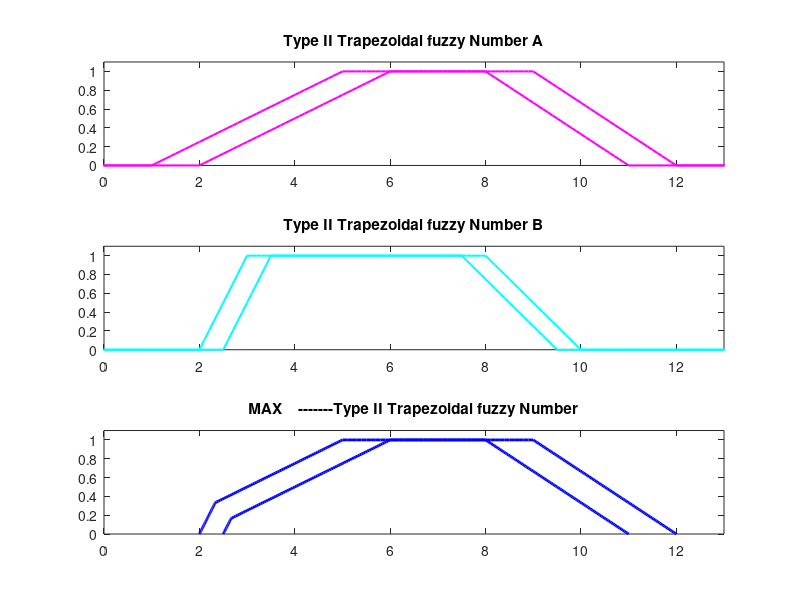

The MATLAB source for this figure:
clear
clc
%  Shahab Sotudian--94125091
% Trapezoidal Number Operations
% Type_II fuzzy Trapezoidal  Number A
a1L=1;
a2L=5;
a3L=9;
a4L=12;

a1U=2;
a2U=6;
a3U=8;
a4U=11;
% Type_II fuzzy Trapezoidal Number B
b1L=2;
b2L=3;
b3L=8;
b4L=10;

b1U=2.5;
b2U=3.5;
b3U=7.5;
b4U=9.5;

alfa=0;
y=[];
l = -5:0.1:15;
% alfa cut
AL=[((a2L-a1L)*alfa+a1L),(-(a4L-a3L)*alfa+a4L)];
BL=[((b2L-b1L)*alfa+b1L),(-(b4L-b3L)*alfa+b4L)];

AU=[((a2U-a1U)*alfa+a1U),(-(a4U-a3U)*alfa+a4U)];
BU=[((b2U-b1U)*alfa+b1U),(-(b4U-b3U)*alfa+b4U)];

% MAX    
for i=1:1:101
    alfa=(i-1)/100;
   y(i)=alfa;
s1L(i)=max(((a2L-a1L)*alfa+a1L),((b2L-b1L)*alfa+b1L));
s2L(i)=max((-(a4L-a3L)*alfa+a4L),(-(b4L-b3L)*alfa+b4L));

s1U(i)=max(((a2U-a1U)*alfa+a1U),((b2U-b1U)*alfa+b1U));
s2U(i)=max((-(a4U-a3U)*alfa+a4U),(-(b4U-b3U)*alfa+b4U));

end



       subplot(311)
h1=trapmf(l,[1 5 9 12]);
plot(l,h1,'m','linewidth',1.5)
hold on
h2=trapmf(l,[2 6 8 11]);
plot(l,h2,'m','linewidth',1.5)
title('Type II Trapezoidal fuzzy Number A')
axis([0,13,0,1.1])

       subplot(312)
h3=trapmf(l,[2,3,8,10]);
plot(l,h3,'c','linewidth',1.5)
hold on
h4=trapmf(l,[2.5,3.5,7.5,9.5]);
plot(l,h4,'c','linewidth',1.5)
title('Type II Trapezoidal fuzzy Number B')
axis([0,13,0,1.1])

      subplot(313)
plot(s1L,y,'b','linewidth',2)
hold on
plot(s2L,y,'b','linewidth',2)
hold on
s3L=s1L(101):0.1:s2L(101);
p=ones([size(s3L),1]);
plot(s3L,p,'b','linewidth',2)
hold on
plot(s1U,y,'b','linewidth',2)
hold on
plot(s2U,y,'b','linewidth',2)
hold on
s3U=s1U(101):0.1:s2U(101);
p=ones([size(s3U),1]);
plot(s3U,p,'b','linewidth',2)

axis([0,13,0,1.1])
title('MAX    -------Type II Trapezoidal fuzzy Number')
